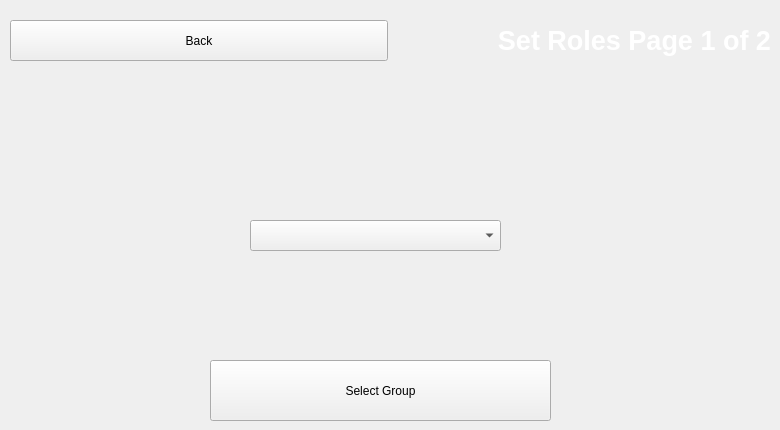
      <widget class="QWidget" name="selectGroupPage">
       <widget class="QWidget" name="horizontalLayoutWidget_14">
        <property name="geometry">
         <rect>
          <x>20</x>
          <y>80</y>
          <width>741</width>
          <height>31</height>
         </rect>
        </property>
        <layout class="QHBoxLayout" name="horizontalLayout_34">
         <item>
          <widget class="QLabel" name="selLabel">
           <property name="font">
            <font>
             <pointsize>14</pointsize>
             <italic>true</italic>
            </font>
           </property>
           <property name="styleSheet">
            <string notr="true">color:white</string>
           </property>
           <property name="text">
            <string/>
           </property>
          </widget>
         </item>
        </layout>
       </widget>
       <widget class="QWidget" name="verticalLayoutWidget_5">
        <property name="geometry">
         <rect>
          <x>210</x>
          <y>360</y>
          <width>341</width>
          <height>61</height>
         </rect>
        </property>
        <layout class="QVBoxLayout" name="verticalLayout_23">
         <item>
          <widget class="QPushButton" name="selectTheGroup">
           <property name="sizePolicy">
            <sizepolicy hsizetype="Minimum" vsizetype="Preferred">
             <horstretch>0</horstretch>
             <verstretch>0</verstretch>
            </sizepolicy>
           </property>
           <property name="text">
            <string>Select Group</string>
           </property>
          </widget>
         </item>
        </layout>
       </widget>
       <widget class="QWidget" name="layoutWidget_9">
        <property name="geometry">
         <rect>
          <x>10</x>
          <y>20</y>
          <width>761</width>
          <height>41</height>
         </rect>
        </property>
        <layout class="QHBoxLayout" name="horizontalLayout_35">
         <item>
          <widget class="QPushButton" name="backToCreateEm">
           <property name="sizePolicy">
            <sizepolicy hsizetype="Preferred" vsizetype="Preferred">
             <horstretch>0</horstretch>
             <verstretch>0</verstretch>
            </sizepolicy>
           </property>
           <property name="text">
            <string>Back</string>
           </property>
          </widget>
         </item>
         <item>
          <widget class="QLabel" name="simLabel_9">
           <property name="font">
            <font>
             <pointsize>20</pointsize>
             <weight>75</weight>
             <bold>true</bold>
            </font>
           </property>
           <property name="styleSheet">
            <string notr="true">color: white</string>
           </property>
           <property name="text">
            <string>Set Roles Page 1 of 2</string>
           </property>
           <property name="alignment">
            <set>Qt::AlignRight|Qt::AlignTrailing|Qt::AlignVCenter</set>
           </property>
          </widget>
         </item>
        </layout>
       </widget>
       <widget class="QComboBox" name="selectGroup">
        <property name="geometry">
         <rect>
          <x>250</x>
          <y>220</y>
          <width>251</width>
          <height>31</height>
         </rect>
        </property>
        <property name="sizePolicy">
         <sizepolicy hsizetype="Preferred" vsizetype="Preferred">
          <horstretch>0</horstretch>
          <verstretch>0</verstretch>
         </sizepolicy>
        </property>
       </widget>
      </widget>
